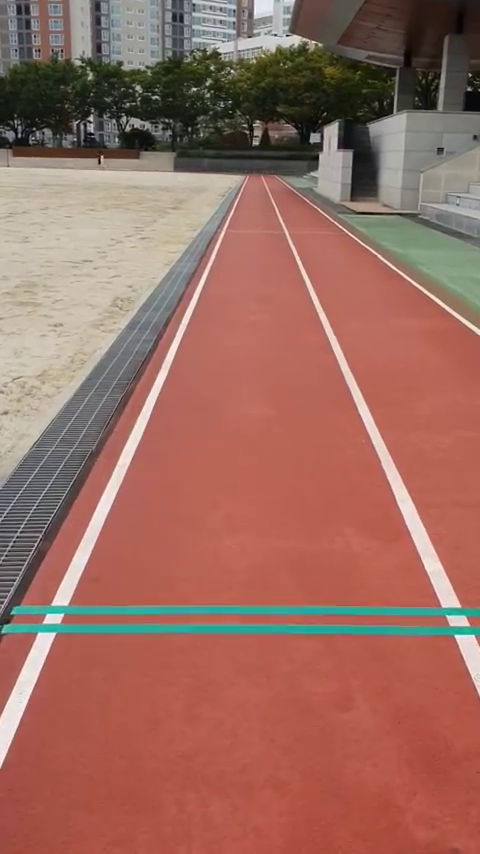
#> input picture frame 18 of ex_track_5.mp4.mp4, 480 x 854 px, given in place of real_camera.mp4, which was not available
$ python bird_eye_view.py   (older library calls are emulated)
#> lines starting #> are read from the running program, lines starting #| are printed output that depends on the picture; after the words box and inside, x2 and y2 are one past the last pixel; in counts of white or black regions, pixels touching at a corner belong together; pictures that were not available may be replaced by others from this repository, and a replacement may not be noted
### test_module/utils_resized_video.py
import numpy as np
import cv2
from PIL import Image
import matplotlib.image as mpimg

# [7 lines of commented-out code are left out]
line_thick = 5
window_number = 10

# 슬라이딩 창 수 선택
num_windows = 10

class Line:
    def __init__(self):
        # 마지막 반복에서 라인이 감지되었습니까?
        self.detected = False
        # Set the width of the windows +/- margin
        self.window_margin = 60
        # 마지막 n회 반복에 대한 적합선의 x 값
        self.prevx = []
        # 가장 최근 피팅에 대한 다항식 계수
        self.current_fit = [np.array([False])]
        # 일부 단위에서 선의 곡률 반경
        self.radius_of_curvature = None
        # starting x_value
        self.startx = None
        # ending x_value
        self.endx = None
        # x values for detected line pixels
        self.allx = None
        # y values for detected line pixels
        self.ally = None
        # road information
        self.road_inf = None
        self.curvature = None
        self.deviation = None

def grayscale(img):
    return cv2.cvtColor(img, cv2.COLOR_RGB2GRAY)


def canny(img, low_threshold, high_threshold):
    return cv2.Canny(img, low_threshold, high_threshold)


def gaussian_blur(img, kernel_size):
    return cv2.GaussianBlur(img, (kernel_size, kernel_size), 0)


# [30 lines left out: functions region_of_interest, draw_lines, display_lines, mix_roi, not called in this run]


def color_invert(img, bgr_threshold):  # 색 반전
    inverted_image = np.copy(img)
    thresholds = (img[:, :, 1] < bgr_threshold[0]) \
        | (img[:, :, 1] < bgr_threshold[1]) \
        | (img[:, :, 2] < bgr_threshold[2])

    inverted_image[thresholds] = [0, 0, 0]

    return inverted_image


# [502 lines left out: functions average_slope_intercept, make_coordinates, warp_image, rad_of_curvature, smoothing, blind_search and 6 more, not called in this run]

def onMouse(x):
    pass

### test_module/bird_eye_view.py
import cv2
import numpy as np
import matplotlib.pyplot as plt
import matplotlib.image as mpimg

# import time
from utils_resized_video import Line, color_invert, find_LR_lines, draw_lane, print_road_status, display_lines, average_slope_intercept, region_of_interest, canny, gaussian_blur, warp_image, grayscale

# 카메라 프레임 조정
prev_time = 0
FPS = 8

# BGR 제한 값 설정
blue_threshold = 116
green_threshold = 57
red_threshold = 43
bgr_threshold = [blue_threshold, green_threshold, red_threshold]

# 라인 객체 생성
left_line = Line()
right_line = Line()

cap = cv2.VideoCapture("tracks/real_camera.mp4")
width, height = 640, 360

# 관심영역 설정 후 이미지
# vertices = np.array([[
#     (0, 350), (130, 155), (640, 350), (475, 155)
# ]], dtype=np.int32)

# # 좌하, 좌상, 우하, 우상(before, after)
vertices = np.array([[
    (0, 320), (110, 105), (640, 350), (495, 105)
]], dtype=np.int32)


while (cap.isOpened()):
    ret, img = cap.read()
#> img is the input picture: shape (854, 480, 3); mean B, G, R 96.3, 107.9, 155.1

    if (ret is False):
        break

    try:
        # 이미지 리사이징
        lane_img = cv2.resize(img, (width, height))
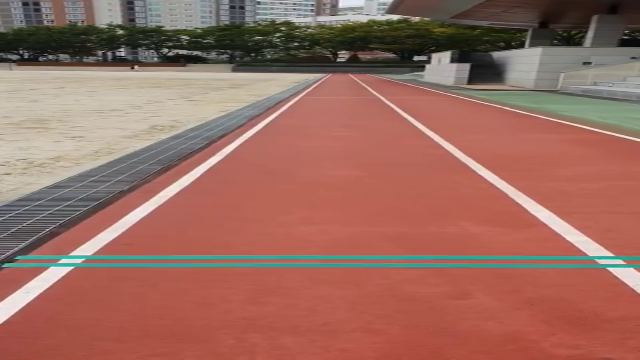
#> lane_img: shape (360, 640, 3); mean B, G, R 96.3, 107.8, 155
        # 색상 반전
        # color_interted_img = grayscale(lane_img)
        color_interted_img = color_invert(lane_img, bgr_threshold)
#> in color_invert, `thresholds = (img[:, :, 1] < bgr_threshold[0]) \ | (img[:, :, 1] < bgr..`:
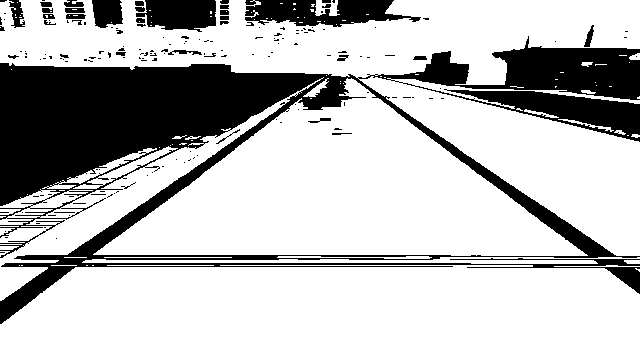
#> thresholds: shape (360, 640) bool; 74.3% white; 170 black regions (135 under 20 px), largest, box (x1, y1, x2, y2) and area: (0, 36, 640, 324) 51293, (245, 0, 421, 27) 2982, (136, 0, 216, 32) 1973
        '''
        # 교실 환경전용 색상 반전
        # color_interted_img = cv2.bitwise_not(color_interted_img)
        # cv2.imshow("color_interted_img", color_interted_img)
        '''
        #  이미지의 노이즈를 줄이기 위해 가우시안 효과 적용
        # gaussian = gaussian_blur(color_interted_img, 5)
        # 캐니 & 관심영역 적용
        canny_img = canny(color_interted_img, 30, 90)
#> in canny, `return cv2.Canny(img, low_threshold, high_threshold)`:
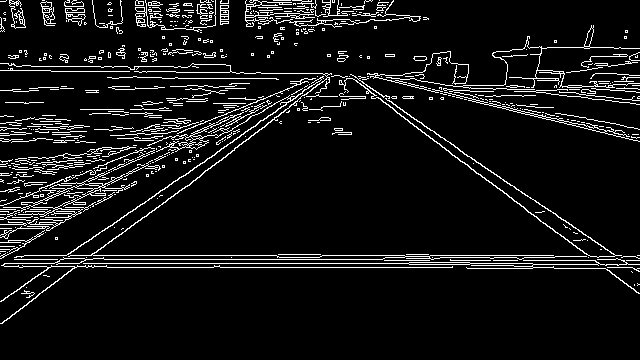
#> returned value: shape (360, 640); 7.8% white in thin lines or dots
        # cv2.imshow("canny_img", canny_img)

        # cropped_image = region_of_interest(canny_img, vertices)
        # cv2.imshow("region_of_interest", canny_img)
        #######################################################
        # TODO src roi 범위 조정 ...
        # 좌하, 우하, 좌상, 우상
        src = np.float32([[0, height-100], [width, height-100], [0, 120], [width, 120]])
        # 좌하, 우하, 좌상, 우상
        dst = np.float32(
            [[200, height+300], [410, height+300], [0, 0], [width, 0]])
        # 해당 점의 네 쌍에서 원근 변환을 계산
        M = cv2.getPerspectiveTransform(src, dst)
        # 역변환 ( 원본 이미지 출력을 위해...! )
        Minv = cv2.getPerspectiveTransform(dst, src)
        # ROI 이미지 영역(자르기)에 슬라이싱 적용
        bird_cropped_image = canny_img[40:(225+height), 0:width]
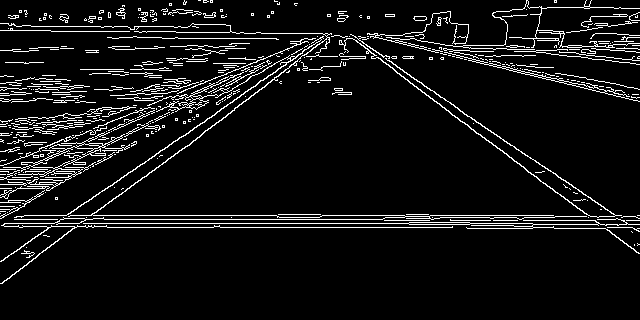
#> bird_cropped_image: shape (320, 640); 7.4% white in thin lines or dots, all inside (x1, y1, x2, y2) = (0, 0, 640, 284)
        # 최종 이미지 ( height 값 + -> 초기 라인 인식 범위 커짐 )
        brid_eye_view_img = cv2.warpPerspective(
            bird_cropped_image, M, (640, height+210))
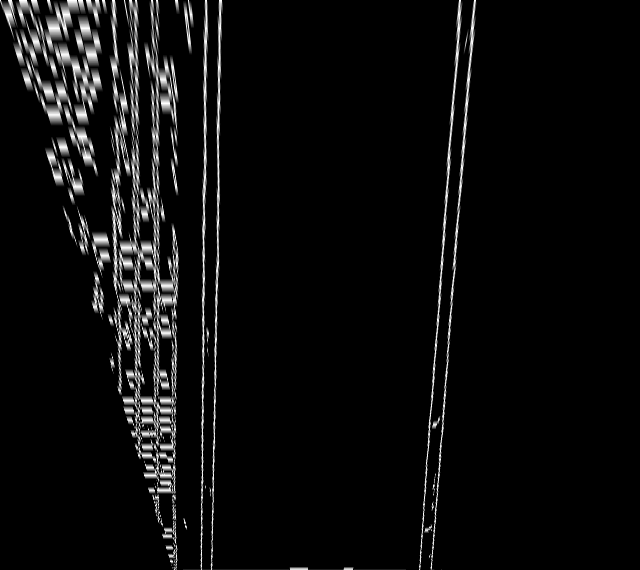
#> brid_eye_view_img: shape (570, 640); min 0, max 255, mean 12.3
        cv2.imshow("brid_eye_view_img", brid_eye_view_img)

        # 원본 이미지 세트
        bird_temp_image = lane_img[40:(225+height), 0:width]
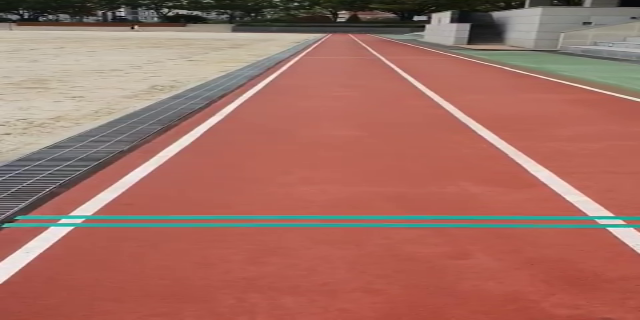
#> bird_temp_image: shape (320, 640, 3); mean B, G, R 98.9, 110.7, 163.4
        brid_eye_original_img = cv2.warpPerspective(
            bird_temp_image, M, (640, height+210))
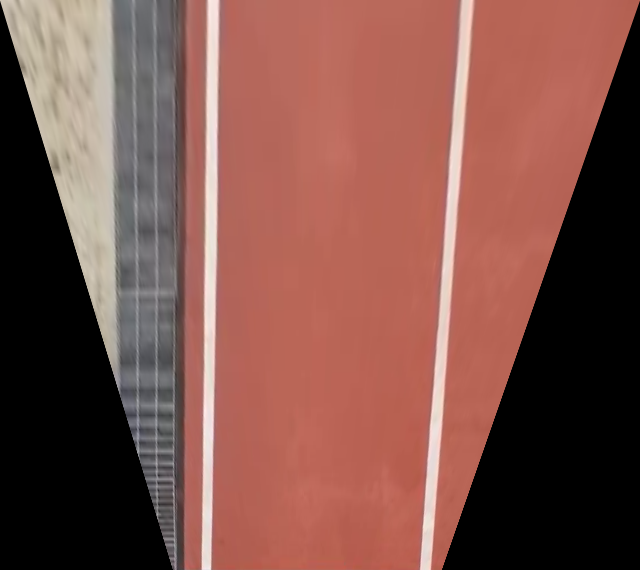
#> brid_eye_original_img: shape (570, 640, 3); mean B, G, R 73, 81, 125.2
        cv2.imshow("brid_eye_original_img", brid_eye_original_img)
        # [53 lines of commented-out code are left out]
    except:
        print("라인 검출 에러...!")

    if cv2.waitKey(1) & 0xFF == ord('q'):
#> (key q is pressed here)
        break

print("종료...")
cap.release()
cv2.destroyAllWindows()

$ run again, starting later in the video
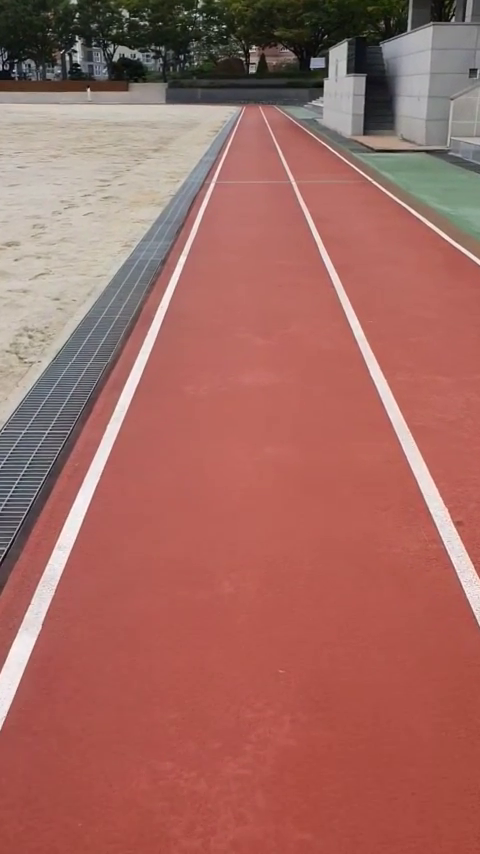
#> input picture frame 81 of ex_track_5.mp4.mp4, 480 x 854 px, given in place of real_camera.mp4, which was not available
#> img is the input picture: shape (854, 480, 3); mean B, G, R 97.6, 105.4, 162.5
#> in color_invert, `thresholds = (img[:, :, 1] < bgr_threshold[0]) \ | (img[:, :, 1] < bgr..`:
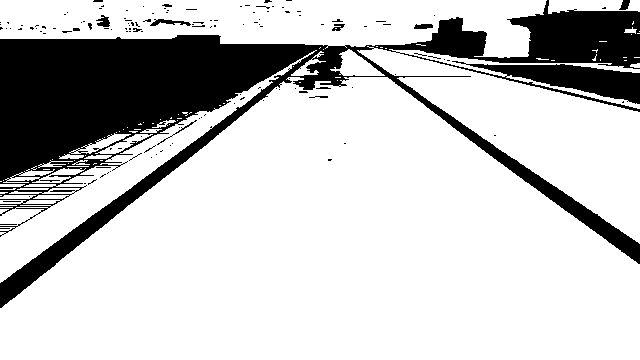
#> thresholds: shape (360, 640) bool; 78% white; 133 black regions (120 under 20 px), largest, box (x1, y1, x2, y2) and area: (0, 0, 640, 308) 49438, (150, 19, 191, 26) 138, (96, 15, 110, 27) 101
#> bird_cropped_image: shape (320, 640); 5.9% white in thin lines or dots, all inside (x1, y1, x2, y2) = (0, 0, 640, 268)
#> `brid_eye_original_img = cv2.warpPerspective( bird_temp_image, M, (640,..`:
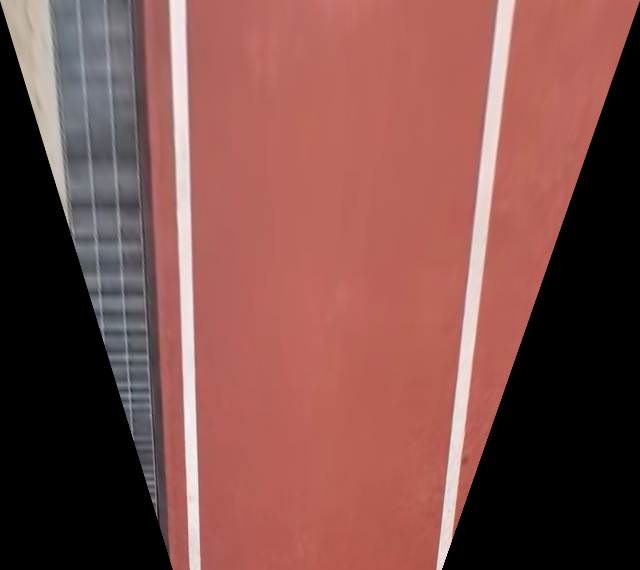
#> brid_eye_original_img: shape (570, 640, 3); mean B, G, R 72.8, 77.4, 125

$ run again, starting later in the video
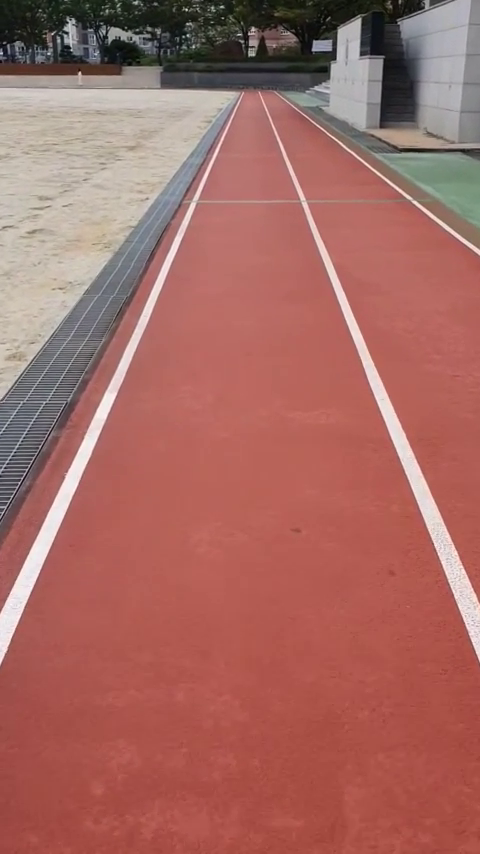
#> input picture frame 144 of ex_track_5.mp4.mp4, 480 x 854 px, given in place of real_camera.mp4, which was not available
#> img is the input picture: shape (854, 480, 3); mean B, G, R 99.4, 106.3, 164.7
#> in color_invert, `thresholds = (img[:, :, 1] < bgr_threshold[0]) \ | (img[:, :, 1] < bgr..`:
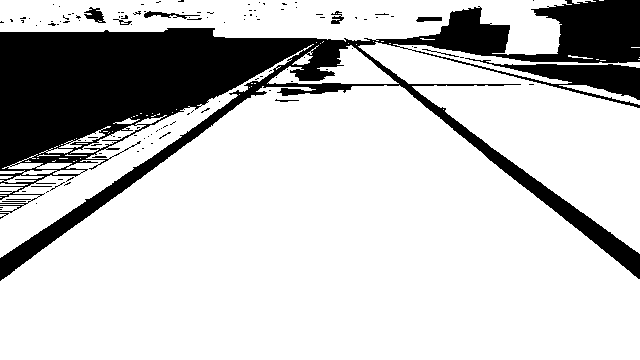
#> thresholds: shape (360, 640) bool; 78.2% white; 118 black regions (107 under 20 px), largest, box (x1, y1, x2, y2) and area: (0, 0, 640, 281) 48960, (84, 7, 106, 23) 183, (144, 11, 200, 19) 163
#> bird_cropped_image: shape (320, 640); 5.7% white in thin lines or dots, all inside (x1, y1, x2, y2) = (0, 0, 640, 241)
#> `brid_eye_original_img = cv2.warpPerspective( bird_temp_image, M, (640,..`:
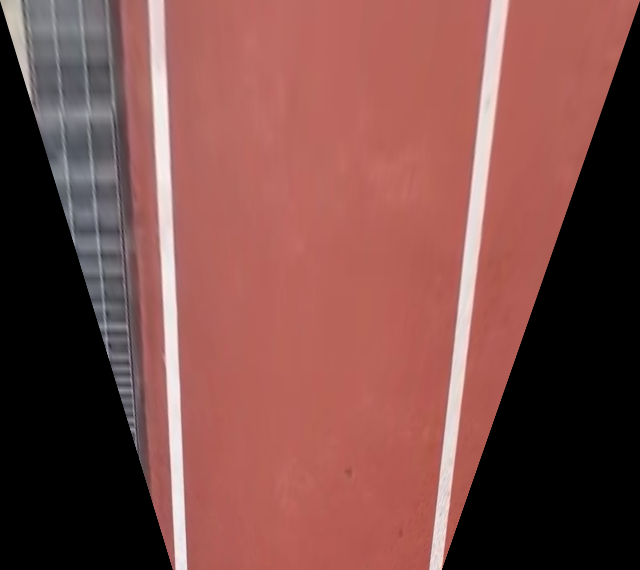
#> brid_eye_original_img: shape (570, 640, 3); mean B, G, R 71.6, 76.1, 124.7
